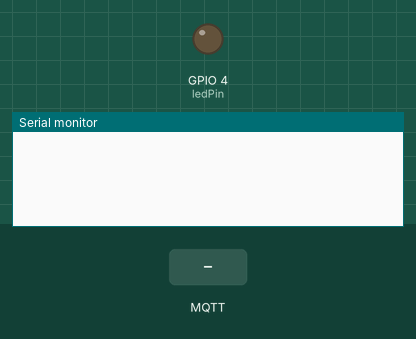
Recording of a program running on a simulated ESP32. On the bench: output pins drawn as LEDs (lit = HIGH), the last lines printed to the serial monitor. Inputs (shaded band) come from the test bench. WiFi joins after 1.5 s; servers stay silent unless stated; no MQTT or app messages arrive unless stated.

Above: at 2.7 s.
2.8 s: MQTT message "1" arrives on the first subscribed topic
At 3.7 s:
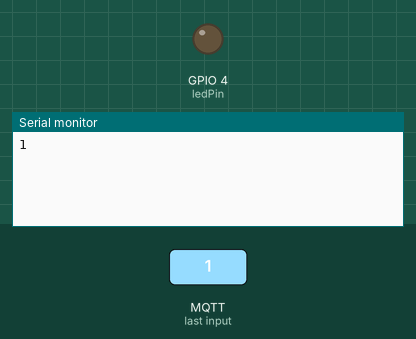
4.3 s: MQTT message "on" arrives on the first subscribed topic
At 4.8 s:
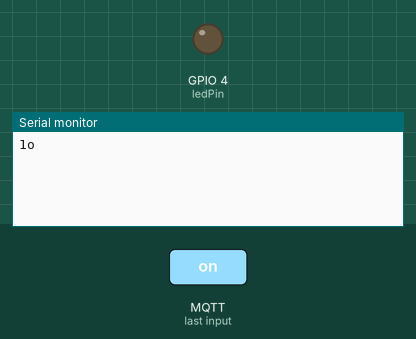

The program:

main.cpp
```cpp
/*********
  Rui Santos
  Complete project details at https://randomnerdtutorials.com
*********/

#include <string> // std::string, std::stoi
#include <WiFi.h>
#define MQTT_VERSION MQTT_VERSION_3_1
#include <PubSubClient.h>
#include <Wire.h>

using namespace std;

void setup_wifi();
void callback(char *topic, byte *message, unsigned int length);

// Replace the next variables with your SSID/Password combination
const char *ssid = "router-wifi-2098";
const char *password = "govtech123";

// Add your MQTT Broker IP address, example:
// const char* mqtt_server = "192.168.1.144";
const char *mqtt_server = "192.168.219.6";

WiFiClient espClient;
PubSubClient client(espClient);
long lastMsg = 0;
char msg[50];
int value = 0;
volatile uint64_t lastTime;
volatile uint8_t toSend = 112;
volatile uint8_t lastSent = 112;

// LED Pin
const int ledPin = 4;

void setup()
{
  Serial.begin(9600, SERIAL_8N1);
  // default settings
  // (you can also pass in a Wire library object like &Wire2)
  // status = bme.begin();

  setup_wifi();
  client.setServer(mqtt_server, 8000);
  client.setCallback(callback);

  pinMode(ledPin, OUTPUT);
  lastTime = millis();
}

void setup_wifi()
{
  delay(10);
  // We start by connecting to a WiFi network
  // Serial.println();
  // Serial.print("Connecting to ");
  // Serial.println(ssid);

  WiFi.begin(ssid, password);

  while (WiFi.status() != WL_CONNECTED)
  {
    delay(500);
    // Serial.print(".");
  }

  // Serial.println("");
  // Serial.println("WiFi connected");
  // Serial.println("IP address: ");
  // Serial.println(WiFi.localIP());
}

void callback(char *topic, byte *message, unsigned int length)
{
  // cli();

  // if (message[0] != lastSent)
  // {
  //   lastSent = message[0];
  Serial.write(message[0]);
  // Serial.println(message[0]);
  // }
  // sei();
}

void reconnect()
{
  // Loop until we're reconnected
  while (!client.connected())
  {
    // Serial.print("Attempting MQTT connection...");
    // Attempt to connect
    if (client.connect("ESP8266Client"))
    {
      // Serial.println("connected");
      // Subscribe
      client.subscribe("joystick/value");
    }
    else
    {
      // Serial.print("failed, rc=");
      // Serial.print(client.state());
      // Serial.println(" try again in 5 seconds");
      // Wait 5 seconds before retrying
      delay(5000);
    }
  }
}

void loop()
{
  if (!client.connected())
  {
    reconnect();
  }

  client.loop();
}
```

Measured:
- after the input at 2.8 s, the serial monitor: prints a new line at once (image 1)
- after the input at 4.3 s, the serial monitor: prints a new line at once (image 2)
